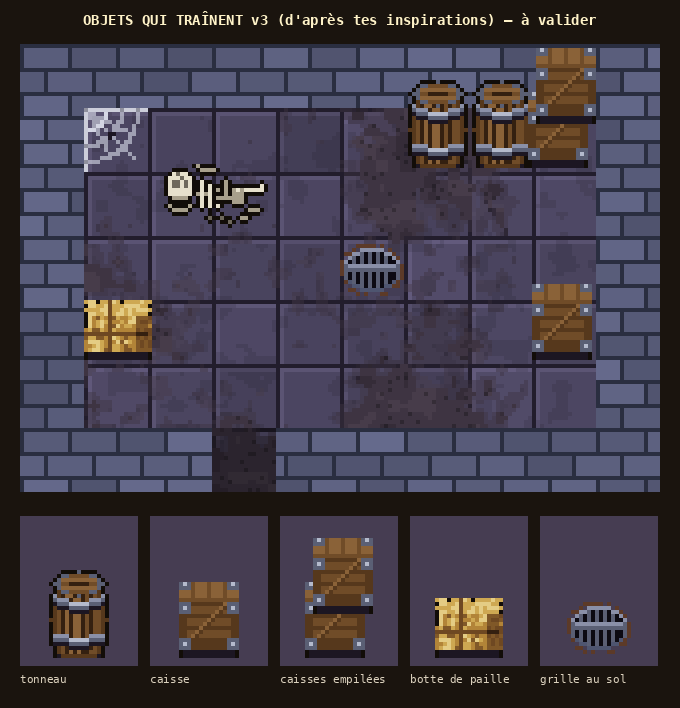

Write Python code to recreate this figure.
"""Objets qui traînent, v3 (Thomas, 2026-11-11 : quatre images d'inspiration — un tonneau, une caisse, une botte de
paille, un mur à grilles rondes — « Inspiration, mais garantis la cohérence. Regarde les grilles circulaires : au sol ce
serait malin. Mais attention »).

Rien n'est recopié : on reprend des idées (cercles de fer qui suivent la courbe du tonneau, coins ferrés de la caisse,
paille bicolore liée d'une ficelle, grille ronde) et on les redessine avec NOTRE palette, NOTRE contour sombre et NOTRE
angle (3/4 plongeant, de face : jamais de vue isométrique de biais). La grille au sol est un ovale aplati (le sol est vu
en biais), plate, à barreaux : elle ne doit jamais ressembler à un trou ni au piège.
Écrit art/trainards_v3.png. Lancer depuis la racine du dépôt.
"""
import os, sys, math
sys.path.insert(0, os.path.dirname(os.path.abspath(__file__)))
import numpy as np
from PIL import Image, ImageDraw
from pix import hash2, grid, to_img, up, font
from sols_v1 import floor_b
from dortoir_v2 import Sprite, C, T, walls
from trainards_v2 import skeleton, cobweb, crate_stack as _unused  # noqa: F401  (squelette et toile validés)

C.update({
    "oak_d": (52, 32, 16, 255), "oak": (86, 56, 28, 255), "oak_l": (112, 76, 40, 255), "oak_h": (138, 98, 56, 255),
    "hay_d": (128, 88, 40, 255), "hay": (178, 132, 56, 255), "hay_l": (206, 168, 82, 255), "hay_h": (228, 204, 132, 255),
    "twine": (110, 72, 34, 255), "rivet": (180, 186, 204, 255),
    "hole": (12, 10, 18, 255), "rust": (92, 58, 40, 255),
})


def barrel_v3():
    """Tonneau : couvercle ovale en haut (planches), corps bombé, douelles qui suivent le galbe, deux cercles de fer
    qui plongent au milieu (on voit l'avant du cercle d'un peu au-dessus), reflet clair au milieu du fer."""
    W, H = 15, 22
    s = Sprite(W, H)
    cx = (W - 1) / 2
    top, bottom = 4, 20
    s.r(2, 20, 11, 2, "shadow")

    def half(y):  # demi-largeur du corps : bombé au milieu
        t = (y - top) / (bottom - top)
        return 5.2 + 1.8 * math.sin(math.pi * t)

    for y in range(top, bottom + 1):
        hw = half(y)
        for x in range(W):
            u = (x - cx) / hw
            if abs(u) > 1:
                continue
            # Ombre arrondie : plus sombre sur les bords.
            c = "oak_h" if -0.55 < u < 0.05 else "oak_l" if abs(u) < 0.8 else "oak"
            s.p(x, y, c)
    # Douelles : lignes aux mêmes angles, elles s'écartent au milieu et se resserrent en haut et en bas.
    for ang in (-0.62, -0.25, 0.12, 0.48):
        for y in range(top + 1, bottom + 1):
            s.p(int(round(cx + half(y) * ang)), y, "oak_d")
    # Fond (arc du bas).
    for x in range(W):
        u = (x - cx) / half(bottom)
        if abs(u) <= 1:
            s.p(x, bottom + int(round(1.2 * math.sqrt(1 - u * u))), "oak")
    # Cercles de fer : ils suivent l'avant du tonneau (arc qui descend au milieu), reflet clair au centre.
    for y0 in (7, 16):
        hw = half(y0)
        for x in range(W):
            u = (x - cx) / hw
            if abs(u) > 1:
                continue
            dy = int(round(1.6 * math.sqrt(1 - u * u)))
            s.p(x, y0 + dy, "iron").p(x, y0 + dy + 1, "shadow")
            s.p(x, y0 + dy - 1, "rivet" if abs(u) < 0.45 else "iron_l")
    # Couvercle : ovale plat, cerclé de fer sombre, planches à l'horizontale.
    for y in range(0, 7):
        for x in range(W):
            dx, dy = (x - cx) / 6.3, (y - 3) / 3.0
            d = dx * dx + dy * dy
            if d <= 1.0:
                s.p(x, y, "iron" if d > 0.62 else "oak_h" if y % 2 == 0 else "oak_l")
    s.r(5, 3, 5, 1, "oak_d")  # joint central du couvercle
    return s.done()


def crate_v3():
    """Caisse : dessus en planches (vues en profondeur), face avant en planches avec une traverse en diagonale,
    coins ferrés et rivets. Toujours de face (pas de vue isométrique)."""
    s = Sprite(15, 19)
    s.r(1, 17, 13, 2, "shadow")
    # Dessus.
    s.r(0, 0, 15, 5, "oak_h")
    for x in (3, 7, 11):
        s.r(x, 0, 1, 5, "oak_l")
    s.r(0, 4, 15, 1, "oak_l")
    # Face avant : planches horizontales, cadre, traverse diagonale.
    s.r(0, 5, 15, 12, "oak_l")
    for y in (8, 11, 14):
        s.r(1, y, 13, 1, "oak")
    s.r(0, 5, 2, 12, "oak").r(13, 5, 2, 12, "oak").r(0, 5, 15, 1, "oak").r(0, 15, 15, 2, "oak")
    for i in range(10):
        s.p(2 + int(i * 1.1), 14 - i, "oak_h").p(3 + int(i * 1.1), 14 - i, "oak")
    # Coins ferrés et rivets.
    for x, y in ((0, 0), (12, 0), (0, 5), (12, 5), (0, 14), (12, 14)):
        s.r(x, y, 3, 3 if y else 2, "iron").p(x + 1, y + 1 if y else y, "rivet")
    return s.done()


def crate_stack_v3():
    """Deux caisses empilées, celle du haut un peu décalée (on comprend que c'est une pile)."""
    s = Sprite(17, 30)
    low, high = crate_v3().a, crate_v3().a
    s.a[11:30, 0:15] = low
    m = high[..., 3] > 0
    s.a[0:19, 2:17][m] = high[m]
    return s


def hay_bale():
    """Botte de paille (garde-manger, écurie, dortoir pauvre) : dessus clair, face dorée à brins, côté droit plus sombre,
    deux ficelles, brins qui dépassent."""
    s = Sprite(17, 15)
    s.r(1, 13, 15, 2, "shadow")
    for y in range(0, 13):
        for x in range(0, 17):
            r = hash2(x, y, 410)
            if y < 4:
                c = "hay_h" if r > 0.6 else "hay_l"
            elif x >= 13:
                c = "hay_d" if r > 0.3 else "twine"
            else:
                c = "hay_h" if r > 0.85 else "hay_l" if r > 0.45 else "hay" if r > 0.12 else "hay_d"
            # Bords irréguliers : quelques brins manquent ou dépassent.
            if (x in (0, 16) or y == 0) and r > 0.7:
                continue
            s.p(x, y, c)
    for x in (2, 7, 14):
        s.p(x, -1 + 1, "hay_h")  # brins sur le dessus
    s.p(16, 6, "hay").p(16, 9, "hay_d")
    # Ficelles : une qui passe sur le dessus et descend sur la face, une autour.
    s.r(6, 0, 1, 13, "twine").r(0, 8, 13, 1, "twine").r(13, 8, 3, 1, "oak_d")
    return s.done()


def floor_grate():
    """Grille ronde au sol : vue en biais, c'est un ovale aplati ; anneau de fer clair en haut, sombre en bas, barreaux
    sur un fond noir ; un peu de rouille autour. Plate : on marche dessus. Sans contour noir (elle fait partie du sol)."""
    s = Sprite(16, 16)
    cx, cy, rx, ry = 7.5, 8.0, 7.2, 5.6
    for y in range(16):
        for x in range(16):
            dx, dy = (x - cx) / rx, (y - cy) / ry
            d = dx * dx + dy * dy
            if 1.0 < d <= 1.45 and hash2(x, y, 420) > 0.45:
                s.p(x, y, "rust")
            elif 0.72 < d <= 1.0:
                s.p(x, y, "iron_l" if dy < -0.2 else "iron" if dy < 0.4 else "stone_d")
            elif d <= 0.72:
                s.p(x, y, "hole")
    # Barreaux : quatre en long, une traverse ; leur bord du haut accroche la lumière.
    for x in (3, 5, 7, 9, 11):
        for y in range(3, 14):
            dx, dy = (x - cx) / rx, (y - cy) / ry
            if dx * dx + dy * dy <= 0.72:
                s.p(x, y, "iron")
    for x in range(1, 15):
        dx = (x - cx) / rx
        if dx * dx <= 0.72:
            s.p(x, 7, "iron_l").p(x, 8, "iron")
    return s


if __name__ == "__main__":
    IW, IH = 8, 5
    W, H = (IW + 2) * T, (IH + 2) * T
    xs, ys = grid(W, H)
    base = walls(IW, IH)
    fl = floor_b(xs, ys)
    base[T:T + IH * T, T:T + IW * T] = fl[T:T + IH * T, T:T + IW * T]
    base[(IH + 1) * T:, 3 * T:4 * T] = fl[(IH + 1) * T:, 3 * T:4 * T] * 0.7
    room = to_img(base).convert("RGBA")

    def put(sp, cx, cy, ox=0, oy=0):
        im = sp.img()
        room.alpha_composite(im, (cx * T + ox, cy * T + T - im.height + oy))

    room.alpha_composite(cobweb().img(), (T, T))
    room.alpha_composite(floor_grate().img(), (5 * T, 3 * T))
    put(barrel_v3(), 6, 1, ox=1, oy=-1)
    put(barrel_v3(), 7, 1, ox=1, oy=-1)
    put(crate_stack_v3(), 8, 1, ox=-1, oy=-1)
    put(crate_v3(), 8, 4, ox=0, oy=-1)
    put(hay_bale(), 1, 4, ox=0, oy=-1)
    put(skeleton(), 2, 2, ox=4, oy=-2)

    S = 4
    big = up(room.convert("RGB"), S)
    pieces = [("tonneau", barrel_v3()), ("caisse", crate_v3()), ("caisses empilées", crate_stack_v3()),
              ("botte de paille", hay_bale()), ("grille au sol", floor_grate())]
    sheet = Image.new("RGB", (big.width + 40, 50 + big.height + 24 + 186), (26, 20, 14))
    d = ImageDraw.Draw(sheet)
    d.text((sheet.width // 2, 20), "OBJETS QUI TRAÎNENT v3 (d'après tes inspirations) — à valider", fill=(255, 243, 200), font=font(14), anchor="mm")
    sheet.paste(big, (20, 44))
    x, y = 20, 44 + big.height + 24
    for label, sp in pieces:
        im = up(sp.img(), 4)
        bw = max(im.width + 12, 118)
        bg = Image.new("RGB", (bw, 150), (70, 61, 82))
        bg.paste(im, ((bw - im.width) // 2, 150 - im.height - 8), im)
        sheet.paste(bg, (x, y))
        d.text((x, y + 156), label, fill=(220, 210, 190), font=font(11, False))
        x += bw + 12
    sheet.save("art/trainards_v3.png")
    print(sheet.size)
